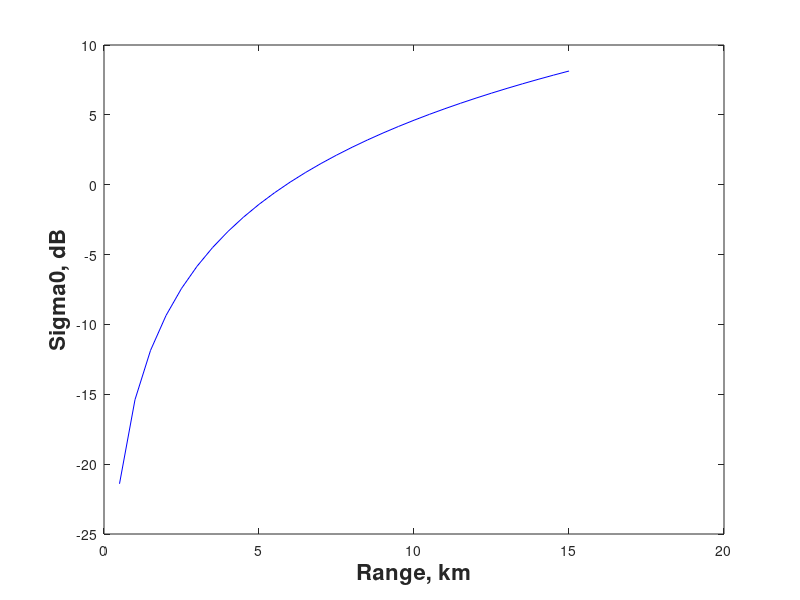

MATLAB code for this plot:
%

peak_power_dBm =59.99;
%pulse_width=0.256e-6;
peak_power=10^((peak_power_dBm)*0.1)

wave_len=0.003178e-3; %transmit wavelength in km;

%mod_k=0.711;

tx_ant_gain=10^4.67;
rx_ant_gain=10.^4.67;

%c=300000; % km/sec
az_beam=0.75;
el_beam=0.72; % in degrees

rc1=peak_power*(tx_ant_gain*rx_ant_gain)*wave_len*wave_len;
rc3=az_beam*el_beam*pi*pi/(180*180);
rc4= 512*log(2)*pi*pi;
Wband_RC=10*log10(rc1*rc3/rc4)

Pr=-50;%dBm

Range=0.5:0.5:15; % in km
loss=1.7; % Rx mismatch loss=1.1 dB and Two-way radome loss=0.6 dB
avg_WV_loss= 3; % Two-way WV attenuation in  dB
%sea_surface_bias=4.6+2.1; %CSET=4.6 dB; SOCRATES=2.1 dB; Measured dBZ is lower by 4.6+2.1 dB;
Wband_RC_revised=Wband_RC-loss-avg_WV_loss;
dBZW=-Wband_RC_revised+Pr+20*log10(Range)-10*log10(cosd(10));
plot(Range,dBZW,'b');
%title('Sensitivity of Radar','fontsize',14,'fontweight','b');
    xlabel('Range, km','fontsize',16,'fontweight','b');
    ylabel('Sigma0, dB','fontsize',16,'fontweight','b');

function g_abs=absorb(ele_deg,r_km)
fac1=0.4+3.45*exp(-ele_deg/1.8);
fac2=1-exp(-r_km/(27.8+154*exp(-ele_deg/2.2)));
g_abs=fac1*fac2
end
